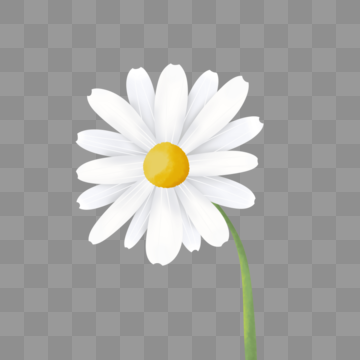
#> input picture Trabalho 01/imagem1.png, 360 x 360 px, found by its file name
$ python main.py
#> lines starting #> are read from the running program, lines starting #| are printed output that depends on the picture
### interpolacaoVizinho.py
import numpy as np
from PIL import Image
import matplotlib.pyplot as plt


class InterpolacaoVizinho:
    def __init__(self, caminho_imagem):
        self.imagens = self.ler_imagens(caminho_imagem)

    def ler_imagens(self, caminho):
        """Lê uma imagem ou uma lista de imagens e as converte para matrizes NumPy"""
        if isinstance(caminho, list):
            imagens = []
            for caminho_img in caminho:
                img = Image.open(caminho_img).convert('L')
                imagens.append(np.array(img))
            return imagens
        else:
            img = Image.open(caminho).convert('L')
            return [np.array(img)]

    def reduzir(self, matriz):
        """Reduz a matriz pegando elementos alternados (em passos de 2)"""
        nova_matriz_reduzida = matriz[::2, ::2]
        return nova_matriz_reduzida

    def ampliar(self, matriz):
        """Amplia a matriz usando interpolação por vizinho mais próximo"""
        linhas, colunas = matriz.shape
        linhas_novas = (linhas * 2) - 1
        colunas_novas = (colunas * 2) - 1
        nova_matriz = np.zeros((linhas_novas, colunas_novas), dtype=matriz.dtype)
        nova_matriz[::2, ::2] = matriz
        for i in range(1, linhas_novas, 2):
            nova_matriz[i] = nova_matriz[i - 1]
        for j in range(1, colunas_novas, 2):
            nova_matriz[:, j] = nova_matriz[:, j - 1]
        return nova_matriz

    def processar_imagens(self):
        """Processa todas as imagens para reduzir e ampliar"""
        resultados_reduzidos = []
        resultados_ampliados = []
        for matriz in self.imagens:
            matriz_reduzida = self.reduzir(matriz)
            resultados_reduzidos.append(matriz_reduzida)

            matriz_ampliada = self.ampliar(matriz)
            resultados_ampliados.append(matriz_ampliada)
        return resultados_reduzidos, resultados_ampliados

    def salvar_imagens(self, matrizes_reduzidas, matrizes_ampliadas, prefixo_saida="output"):
        """Salva as matrizes como imagens"""
        for i, (matriz_reduzida, matriz_ampliada) in enumerate(zip(matrizes_reduzidas, matrizes_ampliadas)):
            img_reduzida = Image.fromarray(matriz_reduzida.astype(np.uint8))
            caminho_reduzida = f"{prefixo_saida}_reduzida_{i}.png"
            img_reduzida.save(caminho_reduzida)

            img_ampliada = Image.fromarray(matriz_ampliada.astype(np.uint8))
            caminho_ampliada = f"{prefixo_saida}_ampliada_{i}.png"
            img_ampliada.save(caminho_ampliada)

        print(f"Todas as imagens reduzidas e ampliadas foram salvas com o prefixo '{prefixo_saida}'")

    def mostrar_resultados(self, matrizes_reduzidas, matrizes_ampliadas):
        """Mostra os resultados das imagens (útil para notebooks)"""
        for i, (matriz_original, matriz_reduzida, matriz_ampliada) in enumerate(zip(self.imagens, matrizes_reduzidas, matrizes_ampliadas)):
            plt.figure(figsize=(15, 5))

            plt.subplot(1, 3, 1)
            plt.imshow(matriz_original, cmap='gray')
            plt.title(f"Original {i}")

            plt.subplot(1, 3, 2)
            plt.imshow(matriz_reduzida, cmap='gray')
            plt.title(f"Reduzida {i}")

            plt.subplot(1, 3, 3)
            plt.imshow(matriz_ampliada, cmap='gray')
            plt.title(f"Ampliada {i}")

            plt.tight_layout()
            plt.show()

### main.py
from interpolacaoVizinho import InterpolacaoVizinho
from interpolacaoBilinear import InterpolacaoBilinear

def main():
    choice = input("Digite 1 para vizinho mais próximo e 2 para bilinear:")
#> the answer given: 1

    if choice == '1':
        arquivo_matriz = '/home/assisdaniel/Documentos/UFT/6º Período/Processamento de Imagens/Implementações/Trabalho 01/imagem1.png'
        interpolador = InterpolacaoVizinho(arquivo_matriz)
#> in ler_imagens, `img = Image.open(caminho).convert('L')`:
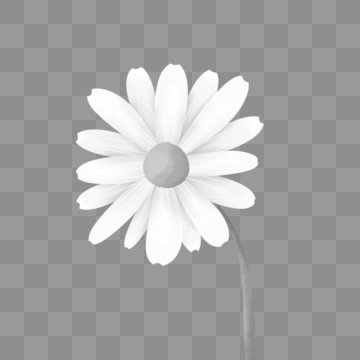
#> img: PIL image 360x360 L; min 126, max 255, mean 166.2
#> in __init__, `self.imagens = self.ler_imagens(caminho_imagem)`: self.imagens = 1 item
        matrizes_reduzidas, matrizes_ampliadas = interpolador.processar_imagens()
#> the loop in processar_imagens, `for matriz in self.imagens:` made 1 pass
#> (linhas in ampliar, colunas in ampliar, linhas_novas in ampliar, colunas_novas in ampliar) on pass 1: (360, 360, 719, 719)
#> matrizes_reduzidas = 1 item; matrizes_ampliadas = 1 item
        interpolador.salvar_imagens(matrizes_reduzidas, matrizes_ampliadas)
#> the loop in salvar_imagens, `for i, (matriz_reduzida, matriz_ampliada) in enumerate(zip(matrizes_re..` made 1 pass
#> (caminho_reduzida, caminho_ampliada) on pass 1: ('output_reduzida_0.png', 'output_ampliada_0.png')
        interpolador.mostrar_resultados(matrizes_reduzidas, matrizes_ampliadas)
#> the loop in mostrar_resultados, `for i, (matriz_original, matriz_reduzida, matriz_ampliada) in enumerat..` made 1 pass
#> pass 1, in mostrar_resultados, `plt.show()`:
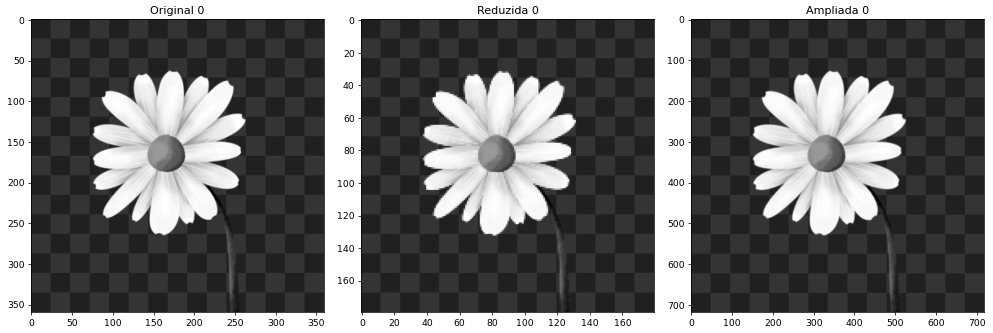
#> figure drawn by matplotlib, 3 panels
    else:
        caminho_imagem = '/home/assisdaniel/Documentos/UFT/6º Período/Processamento de Imagens/Implementações/Trabalho 01/imagem1.png'
        interpolador = InterpolacaoBilinear(caminho_imagem)
        matrizes_reduzidas, matrizes_ampliadas = interpolador.processar_imagens()
        interpolador.salvar_imagens(matrizes_reduzidas, matrizes_ampliadas, prefixo_saida='resultado_bilinear')
        interpolador.mostrar_resultados(matrizes_reduzidas, matrizes_ampliadas)


if __name__ == "__main__":
    main()
